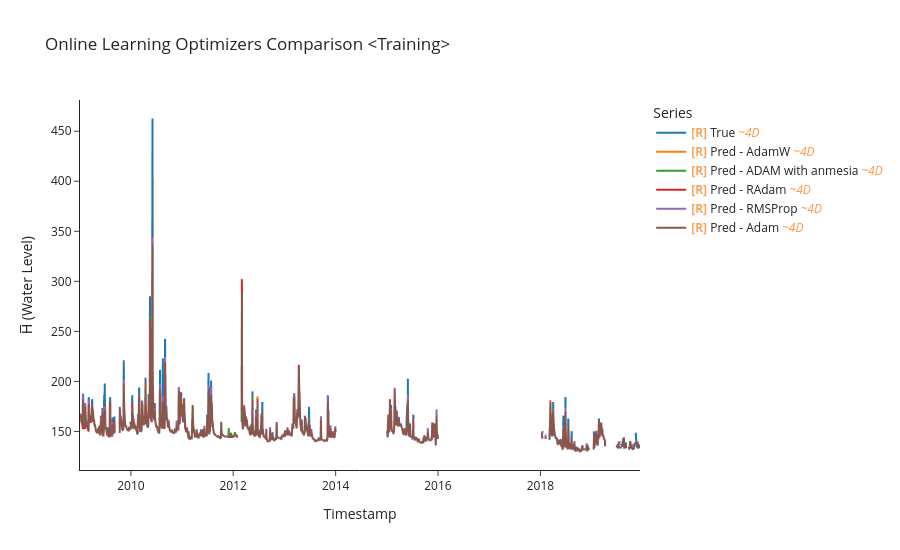

Source (notebook cell):
### Code cell
# ---- List of Optimizers to Compare ----------------------------

def build_optimizers(model, lr=0.001):
    return {
        "Adam": optim.Adam(model.parameters(), lr=lr),
        "AdamW": optim.AdamW(model.parameters(), lr=lr),
        "RMSProp": optim.RMSprop(model.parameters(), lr=lr, alpha=0.9),
        "RAdam": optim.RAdam(model.parameters(), lr=lr),
        "ADAM with anmesia": optim.Adam(model.parameters(), lr=lr),
    }

results = {}
models_after_training = {}
optimizers_to_test = ["Adam", "AdamW", "RMSProp", "RAdam", "ADAM with anmesia"]
for opt_name in optimizers_to_test:
    print(f"\n==============================")
    print(f"Training with optimizer: {opt_name}")
    print(f"==============================")

    # Reinitialize a fresh model for each optimizer
    # create a new instance of the MLP model with adam them overwriting the optimizer by bild_optimizers call
    model_temp, _, criterion = build_mlp(LOOKBACK * N_FEATURES, HORIZON) 
    opt_dict = build_optimizers(model_temp)

    optimizer = opt_dict[opt_name]

    if opt_name == "ADAM with anmesia":
        enable_amnesia = True
    else:
        enable_amnesia = False
        
    y_true, y_pred, time_indices, batch_losses = uf.train_model_online(model_temp, optimizer,criterion,
                                                                              train_ds, train_df,
                                                                              LOOKBACK, HORIZON, BATCH_SIZE,
                                                                              enable_amnesia, 7, 50, 0.1, 0.001)
    results[opt_name] = (y_true, y_pred, time_indices)
    models_after_training[opt_name] = model_temp
uf.calculate_metrics_and_plot(results,'Online Learning Optimizers Comparison <Training>',
                              export_metrics= True,
                              export_file_name='results/training/Optimizers Comparison training')

### Figure 1 — Plotly figure (JSON) as saved in the notebook; plotly's stock layout.template omitted (floating-point values rounded to 4 significant figures; data arrays with more than 128 entries replaced by an {"elided": "..."} marker saying what was removed)
{"data": [{"hovertemplate": "Legend=True<br>Timestamp=%{x}<br>H̅ (Water Level)=%{y}<extra></extra>", "legendgroup": "True", "line": {"color": "#1f77b4", "dash": "solid", "width": 2}, "marker": {"symbol": "circle"}, "mode": "lines", "name": "<b style=\"color:sandybrown\">[R]</b> True <i style=\"color:#fc9944\">~4D</i>", "showlegend": true, "type": "scattergl", "uid": "dd8a136d-e565-43f3-b920-9d4724e76a8d", "x": {"elided": "1012 str values"}, "xaxis": "x", "y": {"elided": "1012 float values"}, "yaxis": "y"}, {"hovertemplate": "Legend=Pred - AdamW<br>Timestamp=%{x}<br>H̅ (Water Level)=%{y}<extra></extra>", "legendgroup": "Pred - AdamW", "line": {"color": "#ff7f0e", "dash": "solid", "width": 2}, "marker": {"symbol": "circle"}, "mode": "lines", "name": "<b style=\"color:sandybrown\">[R]</b> Pred - AdamW <i style=\"color:#fc9944\">~4D</i>", "showlegend": true, "type": "scattergl", "uid": "66ddb07e-fca9-4ffe-aac0-c85623c607a6", "x": {"elided": "1012 str values"}, "xaxis": "x", "y": {"elided": "1012 float values"}, "yaxis": "y"}, {"hovertemplate": "Legend=Pred - ADAM with anmesia<br>Timestamp=%{x}<br>H̅ (Water Level)=%{y}<extra></extra>", "legendgroup": "Pred - ADAM with anmesia", "line": {"color": "#2ca02c", "dash": "solid", "width": 2}, "marker": {"symbol": "circle"}, "mode": "lines", "name": "<b style=\"color:sandybrown\">[R]</b> Pred - ADAM with anmesia <i style=\"color:#fc9944\">~4D</i>", "showlegend": true, "type": "scattergl", "uid": "f75edda2-a66e-452e-8d76-3b2cb064ecbe", "x": {"elided": "1012 str values"}, "xaxis": "x", "y": {"elided": "1012 float values"}, "yaxis": "y"}, {"hovertemplate": "Legend=Pred - RAdam<br>Timestamp=%{x}<br>H̅ (Water Level)=%{y}<extra></extra>", "legendgroup": "Pred - RAdam", "line": {"color": "#d62728", "dash": "solid", "width": 2}, "marker": {"symbol": "circle"}, "mode": "lines", "name": "<b style=\"color:sandybrown\">[R]</b> Pred - RAdam <i style=\"color:#fc9944\">~4D</i>", "showlegend": true, "type": "scattergl", "uid": "2008753f-aa1c-4e62-8da0-3d3891619564", "x": {"elided": "1015 str values"}, "xaxis": "x", "y": {"elided": "1015 float values"}, "yaxis": "y"}, {"hovertemplate": "Legend=Pred - RMSProp<br>Timestamp=%{x}<br>H̅ (Water Level)=%{y}<extra></extra>", "legendgroup": "Pred - RMSProp", "line": {"color": "#9467bd", "dash": "solid", "width": 2}, "marker": {"symbol": "circle"}, "mode": "lines", "name": "<b style=\"color:sandybrown\">[R]</b> Pred - RMSProp <i style=\"color:#fc9944\">~4D</i>", "showlegend": true, "type": "scattergl", "uid": "4a392879-1b94-4680-acd0-673318ef8858", "x": {"elided": "1013 str values"}, "xaxis": "x", "y": {"elided": "1013 float values"}, "yaxis": "y"}, {"hovertemplate": "Legend=Pred - Adam<br>Timestamp=%{x}<br>H̅ (Water Level)=%{y}<extra></extra>", "legendgroup": "Pred - Adam", "line": {"color": "#8c564b", "dash": "solid", "width": 2}, "marker": {"symbol": "circle"}, "mode": "lines", "name": "<b style=\"color:sandybrown\">[R]</b> Pred - Adam <i style=\"color:#fc9944\">~4D</i>", "showlegend": true, "type": "scattergl", "uid": "e75c117d-d846-4479-9b7c-2e271edec4f6", "x": {"elided": "1013 str values"}, "xaxis": "x", "y": {"elided": "1013 float values"}, "yaxis": "y"}], "layout": {"height": 550, "legend": {"title": {"text": "Series"}, "tracegroupgap": 0}, "title": {"text": "Online Learning Optimizers Comparison <Training>"}, "xaxis": {"anchor": "y", "domain": [0, 1], "title": {"text": "Timestamp"}}, "yaxis": {"anchor": "x", "domain": [0, 1], "title": {"text": "H̅ (Water Level)"}}}}
